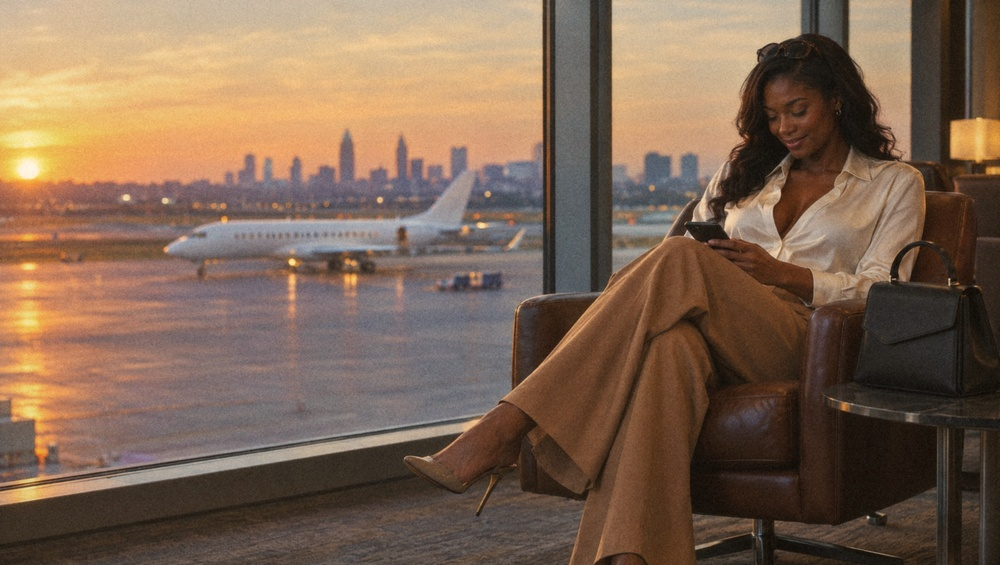
#> input picture assets/people-of-the-city/travel-film/candidates/land-atl24-a.jpg, 1000 x 565 px, shrunk from 2688 x 1520 before the run
$ python portra.py candidates/land-atl24-a.jpg candidates/land-atl25-a.jpg
#> lines starting #> are read from the running program, lines starting #| are printed output that depends on the picture
#!/usr/bin/env python3
"""Portra pass: gives clean generated plates the nostalgic film look of the original People of the City stills.

Targets were measured from the originals (a05, e_l06, l01, e_a13, NY01 cab): blacks lifted to about 12,
highlights rolled under 245, warm shadows (red minus blue about +15), richer mid saturation, softer
micro detail, and coarse clumped grain. New plates measured near-black shadows, cool shadow cast,
low saturation at night and digital crispness, which is what read as "polished".
"""
import sys, numpy as np, cv2

def portra(img, seed=11, strength=1.0):
#> called with seed = 11, strength = 1
    im = img.astype(np.float32) / 255.0
    h, w = im.shape[:2]; k = w / 2048.0

    # Softer micro detail: film never resolves like a digital sensor.
    im = cv2.GaussianBlur(im, (0, 0), 0.7 * k)

    # Tone: lift and warm the blacks, roll the highlights, gentle mid contrast.
    b, g, r = im[..., 0], im[..., 1], im[..., 2]
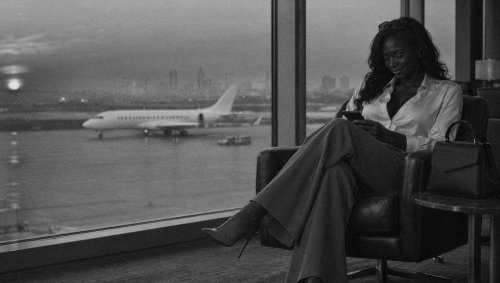
#> b: shape (565, 1000) float32 (shown at 1/2 size); min 0.00126, max 0.901, mean 0.323
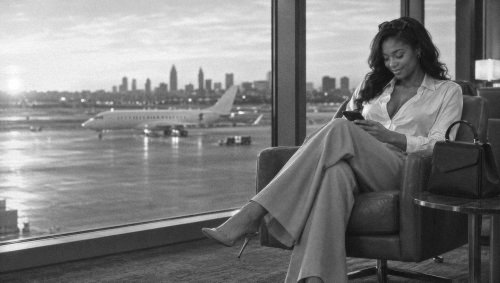
#> r: shape (565, 1000) float32 (shown at 1/2 size); min 0.0408, max 1, mean 0.495
    def curve(x, lift, top):
#> called with lift = 0.06, top = 0.97
        x = lift + (top - lift) * x
        return x + 0.06 * np.sin(np.pi * (x - 0.5)) * (1 - np.abs(2 * x - 1))  # soft S in the mids only
    r = curve(r, 0.060, 0.970); g = curve(g, 0.054, 0.962); b = curve(b, 0.046, 0.940)
    im = np.stack([b, g, r], -1)

    # Warm shadows, creamy highlights: the Portra cast.
    lum = im.mean(2, keepdims=True)
    sh = np.clip(1 - lum / 0.45, 0, 1); hi = np.clip((lum - 0.6) / 0.4, 0, 1)
#> after `sh = np.clip(1 - lum / 0.45, 0, 1)`:
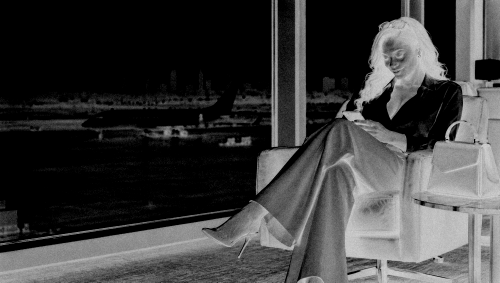
#> sh: shape (565, 1000, 1) float32 (shown at 1/2 size); min 0, max 0.853, mean 0.24
    im = (im + sh * np.array([-0.010, 0.002, 0.014]) + hi * np.array([-0.025, 0.000, 0.012])).astype(np.float32)

    # Richer mid colour, kept off the highlights so skin does not turn orange.
    hsv = cv2.cvtColor(np.clip(im, 0, 1).astype(np.float32), cv2.COLOR_BGR2HSV)
#> hsv: shape (565, 1000, 3) float32; mean H, S, V 46.1, 0.4, 0.5
    mid = np.clip(1 - np.abs(hsv[..., 2] - 0.5) * 1.6, 0.35, 1)
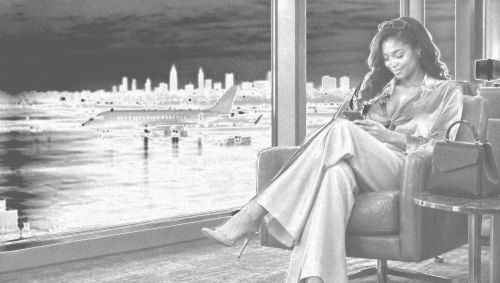
#> mid: shape (565, 1000) float32 (shown at 1/2 size); min 0.35, max 1, mean 0.666
    hsv[..., 1] = np.clip(hsv[..., 1] * (1 + 0.28 * mid * strength * (1 - hsv[..., 1]) ** 1.5), 0, 1)
#> hsv: shape (565, 1000, 3) float32; mean H, S, V 46.1, 0.4, 0.5
    im = cv2.cvtColor(hsv.astype(np.float32), cv2.COLOR_HSV2BGR)

    # A touch of haze: old lenses and film bloom softly around light.
    im = (im * 0.88 + cv2.GaussianBlur(im, (0, 0), 6 * k) * 0.12).astype(np.float32)

    # Halation: bright sources bleed a warm red-orange glow.
    lumf = im.mean(2)
    hot = np.clip((lumf - 0.78) / 0.22, 0, 1)
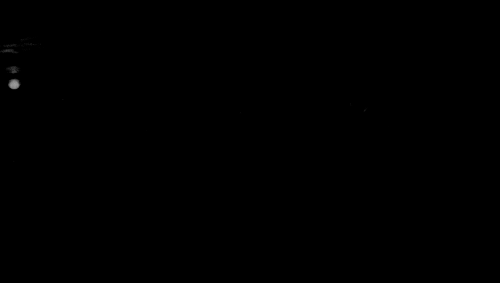
#> hot: shape (565, 1000) float32 (shown at 1/2 size); min 0, max 0.625, mean 0.00046
    glow = cv2.GaussianBlur(hot, (0, 0), 14 * k)[..., None] * np.array([0.02, 0.10, 0.22])
    im = im + glow * strength

    # Gentle vignette.
    yy, xx = np.mgrid[0:h, 0:w].astype(np.float32)
    d = ((xx / w - 0.5) ** 2 + (yy / h - 0.5) ** 2) / 0.5
    im = (im * (1 - 0.09 * d[..., None] * strength)).astype(np.float32)

    # Clumped film grain, strongest in the mids, a little colour in it.
    rng = np.random.default_rng(seed)
    n = rng.normal(0, 1, (h, w)).astype(np.float32)
    n = cv2.GaussianBlur(n, (0, 0), 0.75 * k); n /= n.std() + 1e-6
    nc = cv2.GaussianBlur(rng.normal(0, 1, (h, w, 3)).astype(np.float32), (0, 0), 1.4 * k); nc /= nc.std() + 1e-6
    lumf = im.mean(2, keepdims=True)
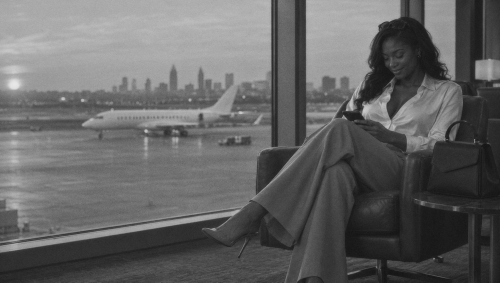
#> lumf: shape (565, 1000, 1) float32 (shown at 1/2 size); min 0.0683, max 0.912, mean 0.395
    amp = (0.008 + 0.010 * (1 - np.abs(lumf - 0.45) * 1.8).clip(0, 1)) * strength
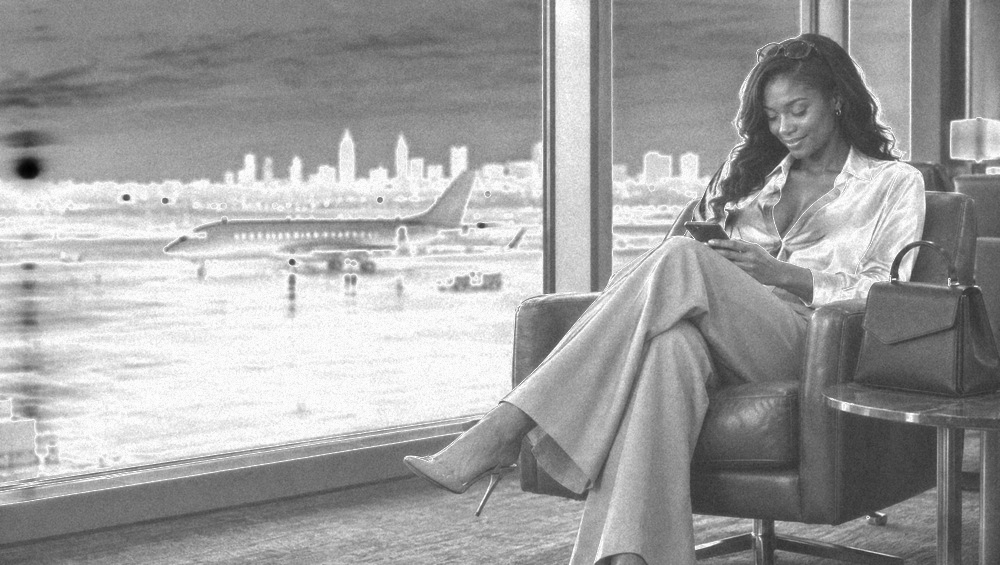
#> amp: shape (565, 1000, 1) float32; min 0.00968, max 0.018, mean 0.0149; drawn with min black and max white
    im = im + n[..., None] * amp + nc * amp * 0.15

    return (np.clip(im, 0, 1) * 255).astype(np.uint8)
#> returned value: shape (565, 1000, 3)

if __name__ == "__main__":
    src, out = sys.argv[1], sys.argv[2]
    cv2.imwrite(out, portra(cv2.imread(src)), [cv2.IMWRITE_JPEG_QUALITY, 95])

$ run again, on assets/people-of-the-city/travel-film/candidates/land-atl24-b.jpg
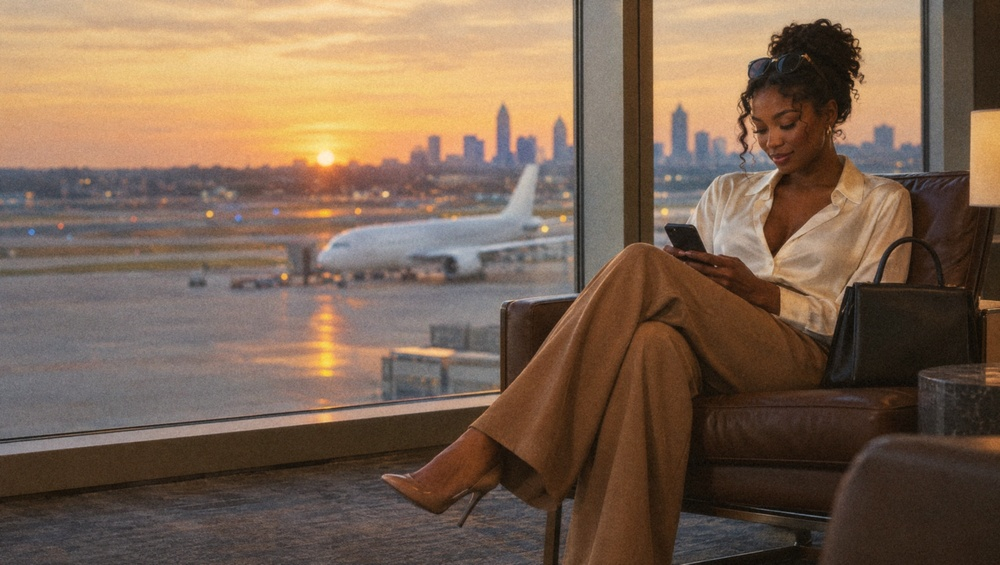
#> input picture assets/people-of-the-city/travel-film/candidates/land-atl24-b.jpg, 1000 x 565 px, shrunk from 2688 x 1520 before the run
#> in portra, `glow = cv2.GaussianBlur(hot, (0, 0), 14 * k)[..., None] * np.array([0...`:
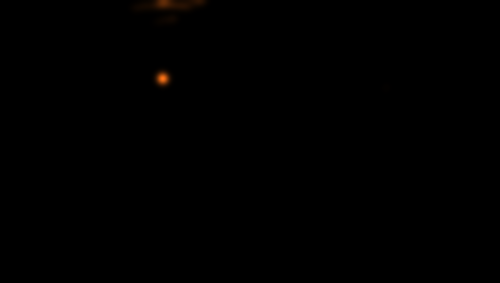
#> glow: shape (565, 1000, 3) float64 (shown at 1/2 size); mean of channels 0, 1, 2 5.1e-06, 2.55e-05, 5.61e-05; drawn with min black and max white
#> in portra, `amp = (0.008 + 0.010 * (1 - np.abs(lumf - 0.45) * 1.8).clip(0, 1)) * s..`:
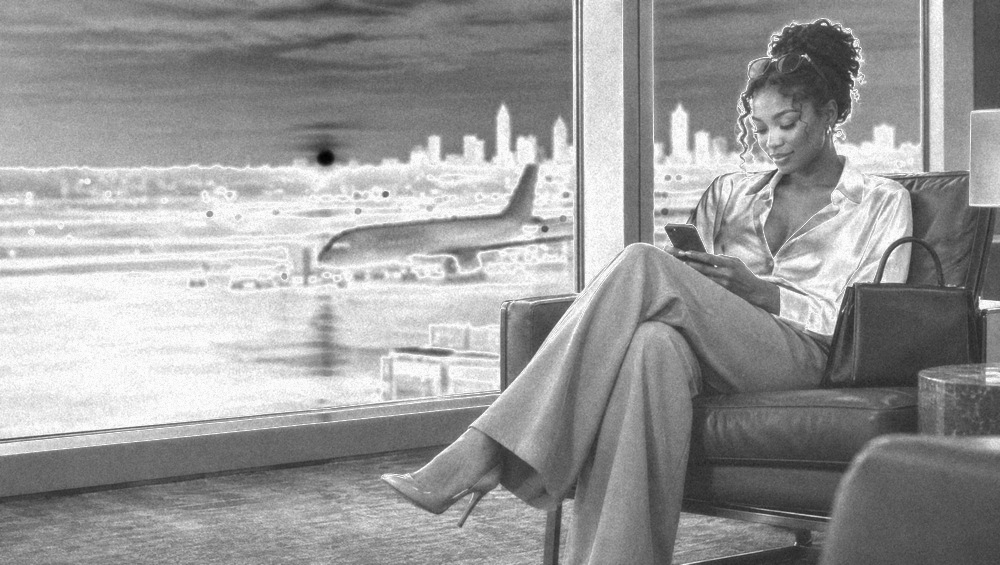
#> amp: shape (565, 1000, 1) float32; min 0.00999, max 0.018, mean 0.0148; drawn with min black and max white

$ run again, on assets/people-of-the-city/travel-film/candidates/land-atl25-b.jpg
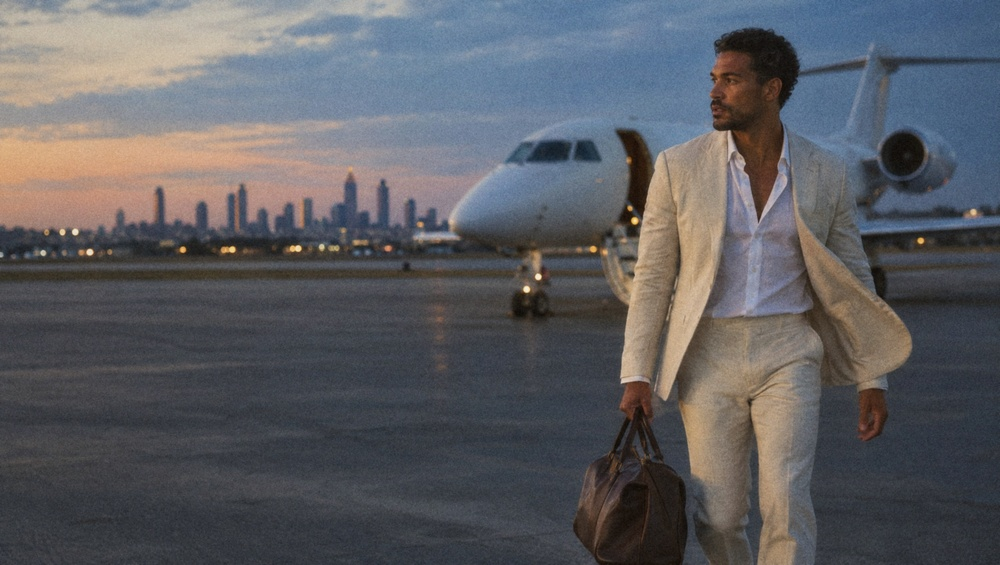
#> input picture assets/people-of-the-city/travel-film/candidates/land-atl25-b.jpg, 1000 x 565 px, shrunk from 2688 x 1520 before the run
#> in portra, `glow = cv2.GaussianBlur(hot, (0, 0), 14 * k)[..., None] * np.array([0...`:
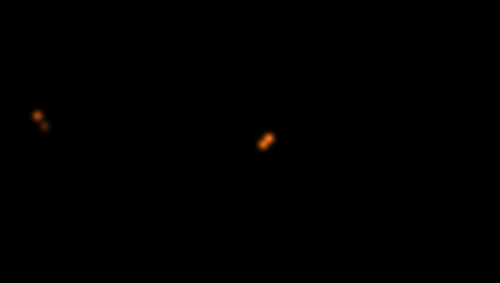
#> glow: shape (565, 1000, 3) float64 (shown at 1/2 size); mean of channels 0, 1, 2 3.43e-07, 1.71e-06, 3.77e-06; drawn with min black and max white
#> in portra, `amp = (0.008 + 0.010 * (1 - np.abs(lumf - 0.45) * 1.8).clip(0, 1)) * s..`:
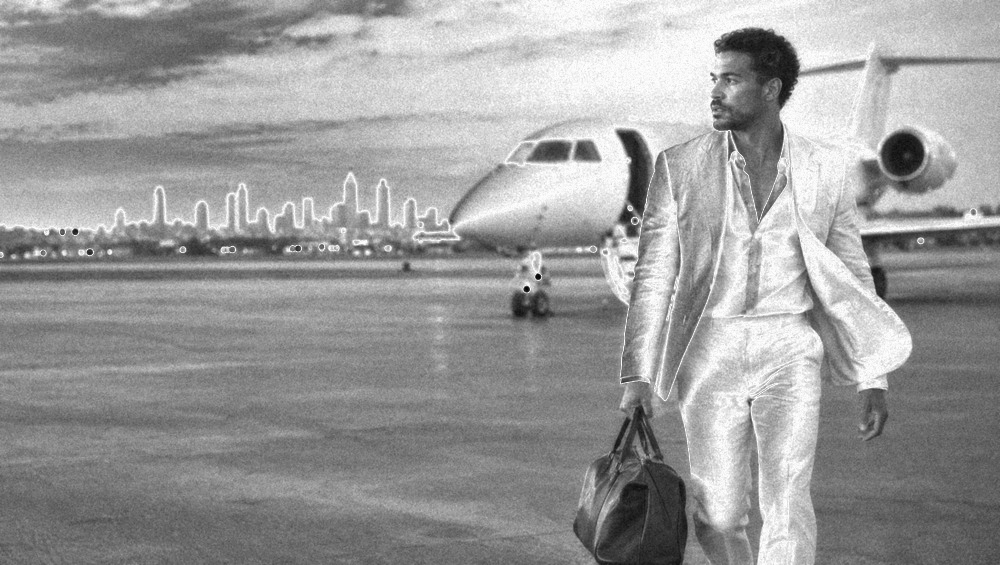
#> amp: shape (565, 1000, 1) float32; min 0.0109, max 0.018, mean 0.0152; drawn with min black and max white
